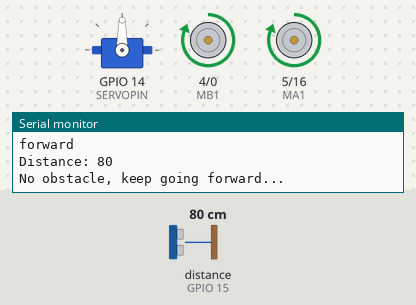
Bench run of a sketch on a simulated ESP8266 (NodeMCU). On the bench: servo, motor-driver pin pairs drawn as motors (green arrow = first pin HIGH = forward, orange = second pin HIGH = backward, longer = more drive, scaled by the enable pin), the last lines printed to the serial monitor. Wiring (inferred from the names in the program): ultrasonic range finder: trigger GPIO 13; echo GPIO 15. The test bench sets the inputs (shaded band); at power-on: distance to the obstacle (sensor on GPIO 15) 80 cm. The echo pulse lasts 58.3 µs per cm; WiFi joins after 1.5 s; servers stay silent unless stated.

Above: at 2.7 s.
2.8 s: distance to the obstacle (sensor on GPIO 15) set to 32 cm
4.3 s: distance to the obstacle (sensor on GPIO 15) set to 27 cm
At 4.56 s:
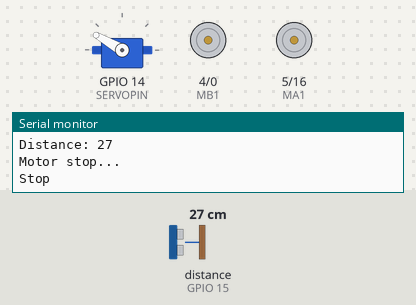
At 5.4 s:
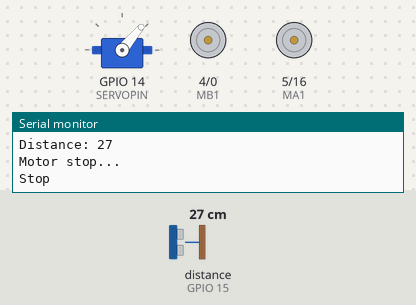
7.3 s: distance to the obstacle (sensor on GPIO 15) set to 11 cm
9.1 s: distance to the obstacle (sensor on GPIO 15) set to 8 cm
At 9.8 s:
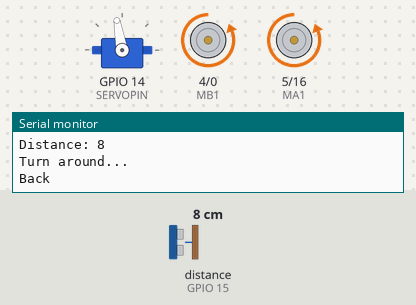
Timing chart, 0 to 25.7 s (numbered marks = the images above; inputs shaded):
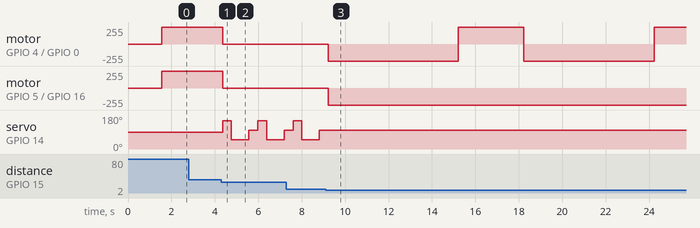

The sketch:

Robot_Car.ino
```cpp
#include <Servo.h>
#include <ESP8266WiFi.h>
#include <WiFiUdp.h>
// setup servo
//#define SERVORIGHT   50
//#define SERVOCENTRE  100
//#define SERVOLEFT    150
//#define SERVOPIN     14
//#define TRIGPIN      13    // pin no. 13  is D7 ESP8266
//#define ECHOPIN      12    // pin no. 15  is D8 ESP8266
const int TRIGPIN = 13;  //D7
const int ECHOPIN = 15;  //D8


/*#define RightMotorSpeedPin 5
#define RightMotorDirPin   0
#define LeftMotorSpeedPin  4
#define LeftMotorDirPin    2
*/
int SERVORIGHT = 50;
int SERVOCENTRE = 100;
int SERVOLEFT = 150;
int SERVOPIN = 14;
const int MA1 = 5; //D1
const int MA2 = 16; //D0
const int MB1 = 4; //D2
const int MB2 = 0; //D3
const int ENA = 10;//D5
const int ENB = 12;//D6

int Speed = 900;  // max 1024
int TSpeed = 1020;  //Turning Speed
Servo servo;
#define WIFI_SSID "Ajaja"
#define WIFI_PASS "espajaja"
WiFiUDP UDP;

IPAddress remote_IP(192,168,4,1);
//IPAddress local_IP(192,168,4,1);
//IPAddress gateway(192,168,4,1);
//IPAddress subnet(255,255,255,0);
#define UDP_PORT 4210


void stop()
{
  //Apply speed zero for stopping motors

  analogWrite(ENA, 0);
  analogWrite(ENB, 0);
  digitalWrite(MA1,LOW);
  digitalWrite(MA2,LOW);
  digitalWrite(MB1,LOW);
  digitalWrite(MB2,LOW);
    Serial.println("Stop");
}

void forward()
{
  analogWrite(ENA, 255);
  analogWrite(ENB, 255);
  digitalWrite(MA1,HIGH);
  digitalWrite(MA2,LOW);
  digitalWrite(MB1,HIGH);
  digitalWrite(MB2,LOW);
    Serial.println("forward");
}

void back()
{
  analogWrite(ENA, 255);
  analogWrite(ENB, 255);
  digitalWrite(MA1,LOW);
  digitalWrite(MA2,HIGH);
  digitalWrite(MB1,LOW);
  digitalWrite(MB2,HIGH);
    Serial.println("Back");
}

void left()
{
  analogWrite(ENA, 255);
  analogWrite(ENB, 255);
  digitalWrite(MA1,LOW);
  digitalWrite(MA2,HIGH);
  digitalWrite(MB1,HIGH);
  digitalWrite(MB2,LOW);
    Serial.println("Left");
}

void right()
{
  analogWrite(ENA, 255);
  analogWrite(ENB, 255);
  digitalWrite(MA1,HIGH);
  digitalWrite(MA2,LOW);
  digitalWrite(MB1,LOW);
  digitalWrite(MB2,HIGH);
    Serial.println("right");
}

int stopCount = 0;

int ping()
{
    // send ping
    digitalWrite(TRIGPIN, LOW);
    delayMicroseconds(2);
    digitalWrite(TRIGPIN, HIGH);
    delayMicroseconds(10);
    digitalWrite(TRIGPIN, LOW);

    // read echo
    long duration = pulseIn(ECHOPIN, HIGH);

    // convert distance to cm
    unsigned int centimetres = int(duration / 2 / 29.1);

    return centimetres;
}

char scan()
{
    // ping times in microseconds
    unsigned int left_scan, centre_scan, right_scan;
    char choice;

    // scan left
    servo.write(SERVOLEFT);
    //300
    delay(400);
    left_scan = ping();

    // scan right
    servo.write(SERVORIGHT);
    //600
    delay(800);
    right_scan = ping();

    // scan straight ahead
    servo.write(SERVOCENTRE);
    //300
    delay(400);
    centre_scan = ping();

    if (left_scan>right_scan && left_scan>centre_scan)
    {
        choice = 'L';
    }
    else if (right_scan>left_scan && right_scan>centre_scan)
    {
        choice = 'R';
    }
    else {
      choice = 'C';
    }

    return choice;
}

void setup() {
  // put your setup code here, to run once:
   Serial.begin(9600);
    Serial.println("RoboProto");

// Begin WiFi
  WiFi.begin(WIFI_SSID, WIFI_PASS);
  WiFi.mode(WIFI_STA);

  // Connecting to WiFi...
  Serial.print("Connecting to ");
  Serial.print(WIFI_SSID);
  // Loop continuously while WiFi is not connected
  while (WiFi.status() != WL_CONNECTED)
  {
    delay(100);
    Serial.print(".");
  }

  // Connected to WiFi
  Serial.println();
  Serial.print("Connected! IP address: ");
  Serial.println(WiFi.localIP());

  // Begin UDP port
  UDP.begin(UDP_PORT);
  Serial.print("Opening UDP port ");
  Serial.println(UDP_PORT);

    servo.attach(SERVOPIN);

 pinMode(MA1, OUTPUT);
  pinMode(MA2, OUTPUT);
   pinMode(MB1, OUTPUT);
    pinMode(MB2, OUTPUT);
     pinMode(ENA, OUTPUT);
      pinMode(ENB, OUTPUT);
    // set the trig pin to output (send sound waves)
    pinMode(TRIGPIN, OUTPUT);

    // set the echo pin to input (receive sound waves)
    pinMode(ECHOPIN, INPUT);
}

void loop() {
  // put your main code here, to run repeatedly:
    // get distance from obstacle straight ahead

  UDP.beginPacket(remote_IP, UDP_PORT);
  UDP.write('X');
  UDP.endPacket();

    delay(10); //TÄTÄ VOI SÄÄTÄÄ

    unsigned int distance = ping();
    Serial.print("Distance: "); Serial.println(distance);
    if (distance < 30 && distance > 0)
    {
        if (distance < 10)
        {
            // turn around
            UDP.beginPacket(remote_IP, UDP_PORT);
            UDP.write('O');
            UDP.endPacket();

            Serial.println("Turn around...");
           // display.drawString(10, 40, "Turn around...") ;
            back();
            delay(6000); //3000
            left();
            delay(3000);//1000
        }
        else
        {
            // stop both motors
            Serial.println("Motor stop...");
            stop();

            // scan for obstacles
            char turn_direction = scan();

            // turn left/right or ignore and go straight
            if (turn_direction == 'L')
            {
              Serial.println("Turn left...");
                back();
                delay(3000);//1500
                left();
                delay(1500);//500
            }
            else if (turn_direction == 'R')
            {
              Serial.println("Turn right...");
                back();
                delay(3000);//1500
                right();
                delay(1500);//500
            }
            else if (turn_direction == 'C')
            {
              stopCount++;
              if(stopCount > 3){
                stopCount = 0;
                Serial.println("Turn back...");
                back();
                delay(3000);//1500
                right();
                delay(1500);//700
              }

            }
        }
    }
    else
    {
        // no obstacle, keep going forward
        Serial.println("No obstacle, keep going forward...");
        forward();
    }
  //Siirrä alla olevat 3 riviä paikkaan missä haluat lopettaa leikkaamisen
 // UDP.beginPacket(remote_IP, UDP_PORT);
 // UDP.write('O');
 // UDP.endPacket();
}
```

Measured:
- the behaviour switches between 30 and 29 cm on distance to the obstacle (sensor on GPIO 15) (found by bisection; images 0 and 1)
- the behaviour switches between 10 and 9 cm on distance to the obstacle (sensor on GPIO 15) (found by bisection; images 2 and 3)
- after the input at 4.3 s, motor on GPIO 4 (MB1) / GPIO 0 (MB2), motor on GPIO 5 (MA1) / GPIO 16 (MA2): forward 255/255 → stopped after 0.06 s; servo on GPIO 14 (SERVOPIN): 90° → 150° after 0.06 s, → 50° 0.40 s later, → 100° 0.80 s later, → 150° 0.41 s later, … (6 changes in this stretch)
- after the input at 9.1 s, servo on GPIO 14 (SERVOPIN): stops changing and stays 100°
